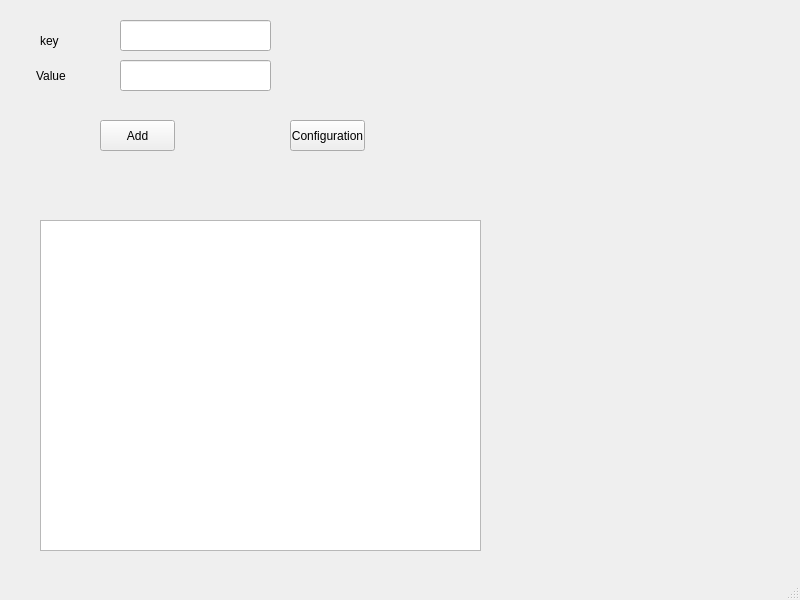
<?xml version="1.0" encoding="UTF-8"?>
<ui version="4.0">
 <class>FileReadWrite</class>
 <widget class="QMainWindow" name="FileReadWrite">
  <property name="geometry">
   <rect>
    <x>0</x>
    <y>0</y>
    <width>800</width>
    <height>600</height>
   </rect>
  </property>
  <property name="windowTitle">
   <string>MainWindow</string>
  </property>
  <widget class="QWidget" name="centralwidget">
   <widget class="QPushButton" name="pushButton">
    <property name="geometry">
     <rect>
      <x>290</x>
      <y>120</y>
      <width>75</width>
      <height>31</height>
     </rect>
    </property>
    <property name="text">
     <string>Configuration</string>
    </property>
   </widget>
   <widget class="QLabel" name="label">
    <property name="geometry">
     <rect>
      <x>40</x>
      <y>30</y>
      <width>47</width>
      <height>21</height>
     </rect>
    </property>
    <property name="text">
     <string>key</string>
    </property>
   </widget>
   <widget class="QPushButton" name="pushButton_Add">
    <property name="geometry">
     <rect>
      <x>100</x>
      <y>120</y>
      <width>75</width>
      <height>31</height>
     </rect>
    </property>
    <property name="text">
     <string>Add</string>
    </property>
   </widget>
   <widget class="QTableWidget" name="tableWidget">
    <property name="geometry">
     <rect>
      <x>40</x>
      <y>220</y>
      <width>441</width>
      <height>331</height>
     </rect>
    </property>
    <property name="alternatingRowColors">
     <bool>true</bool>
    </property>
    <property name="gridStyle">
     <enum>Qt::DashDotLine</enum>
    </property>
    <property name="sortingEnabled">
     <bool>true</bool>
    </property>
   </widget>
   <widget class="QLineEdit" name="lineEdit_key">
    <property name="geometry">
     <rect>
      <x>120</x>
      <y>20</y>
      <width>151</width>
      <height>31</height>
     </rect>
    </property>
   </widget>
   <widget class="QLabel" name="label_2">
    <property name="geometry">
     <rect>
      <x>36</x>
      <y>66</y>
      <width>51</width>
      <height>20</height>
     </rect>
    </property>
    <property name="text">
     <string>Value</string>
    </property>
   </widget>
   <widget class="QLineEdit" name="lineEdit_value">
    <property name="geometry">
     <rect>
      <x>120</x>
      <y>60</y>
      <width>151</width>
      <height>31</height>
     </rect>
    </property>
   </widget>
  </widget>
  <widget class="QStatusBar" name="statusbar"/>
 </widget>
 <resources/>
 <connections/>
</ui>
